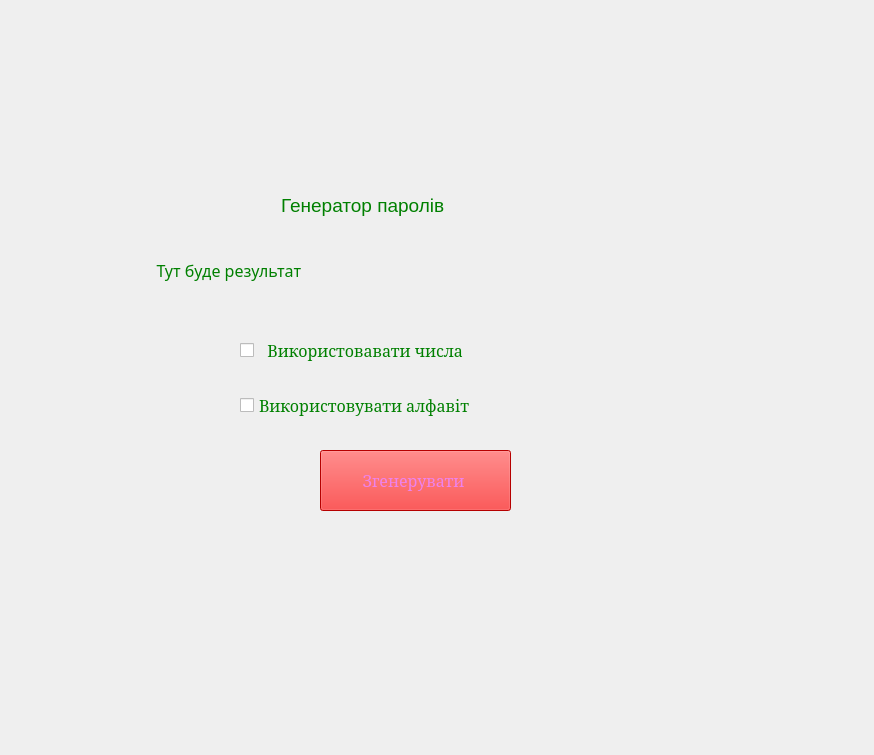
<?xml version="1.0" encoding="UTF-8"?>
<ui version="4.0">
 <class>MainWindow</class>
 <widget class="QMainWindow" name="MainWindow">
  <property name="geometry">
   <rect>
    <x>0</x>
    <y>0</y>
    <width>874</width>
    <height>755</height>
   </rect>
  </property>
  <property name="windowTitle">
   <string>MainWindow</string>
  </property>
  <property name="styleSheet">
   <string notr="true">backgroud-color:rgb(255, 255, 127);
color: green;</string>
  </property>
  <widget class="QWidget" name="centralwidget">
   <widget class="QLabel" name="title">
    <property name="geometry">
     <rect>
      <x>260</x>
      <y>180</y>
      <width>281</width>
      <height>51</height>
     </rect>
    </property>
    <property name="font">
     <font>
      <family>Microsoft YaHei UI</family>
      <pointsize>14</pointsize>
     </font>
    </property>
    <property name="styleSheet">
     <string notr="true">backgroud-color:rgb(85, 255, 0)</string>
    </property>
    <property name="text">
     <string>    Генератор паролів</string>
    </property>
   </widget>
   <widget class="QLabel" name="result">
    <property name="geometry">
     <rect>
      <x>140</x>
      <y>250</y>
      <width>211</width>
      <height>41</height>
     </rect>
    </property>
    <property name="font">
     <font>
      <family>Mongolian Baiti</family>
      <pointsize>12</pointsize>
     </font>
    </property>
    <property name="text">
     <string>    Тут буде результат </string>
    </property>
   </widget>
   <widget class="QPushButton" name="pushButton">
    <property name="geometry">
     <rect>
      <x>320</x>
      <y>450</y>
      <width>191</width>
      <height>61</height>
     </rect>
    </property>
    <property name="font">
     <font>
      <family>MS Serif</family>
      <pointsize>12</pointsize>
     </font>
    </property>
    <property name="styleSheet">
     <string notr="true">color: violet;
 background-color: red; </string>
    </property>
    <property name="text">
     <string>Згенерувати </string>
    </property>
   </widget>
   <widget class="QCheckBox" name="cd_alphabet">
    <property name="geometry">
     <rect>
      <x>240</x>
      <y>320</y>
      <width>291</width>
      <height>61</height>
     </rect>
    </property>
    <property name="font">
     <font>
      <family>MS Serif</family>
      <pointsize>12</pointsize>
     </font>
    </property>
    <property name="styleSheet">
     <string notr="true">backgroud-color: rgb(0, 170, 0);</string>
    </property>
    <property name="text">
     <string>  Використовавати числа</string>
    </property>
   </widget>
   <widget class="QCheckBox" name="cd_numbers">
    <property name="geometry">
     <rect>
      <x>240</x>
      <y>380</y>
      <width>291</width>
      <height>51</height>
     </rect>
    </property>
    <property name="font">
     <font>
      <family>MS Serif</family>
      <pointsize>12</pointsize>
     </font>
    </property>
    <property name="text">
     <string>Використовувати алфавіт </string>
    </property>
   </widget>
  </widget>
 </widget>
 <resources/>
 <connections/>
</ui>
